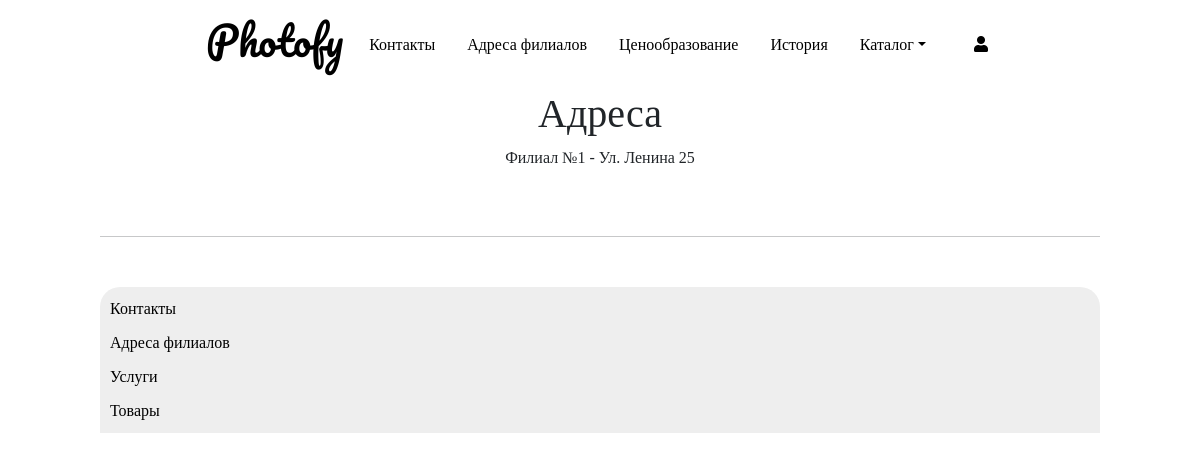
/home/adresses/, run on an earlier commit of the app's database.
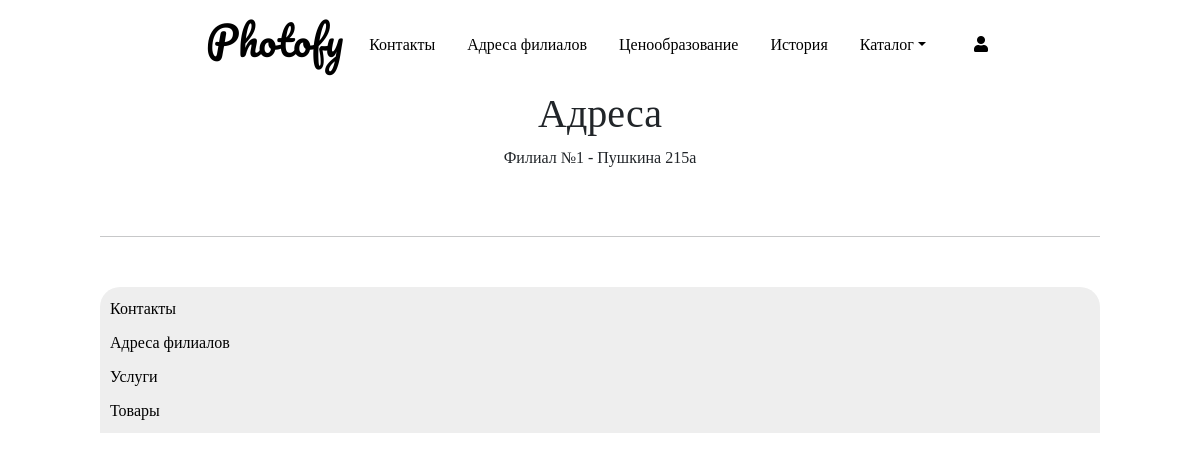
And on a later commit of the database.
### module1/models.py (models this page shows, shortened)
class Facility_type(models.Model):
    title = models.CharField(verbose_name=_("title"), help_text=_("Required"), max_length=255)
    adress = models.CharField(verbose_name=_("adress"), help_text=_("Required"), max_length=255)
    working_places = models.IntegerField()
    class Meta:
        verbose_name = 'Филиалы и киоски'
        verbose_name_plural = 'Филиалы и киоски'

### module1/views.py (the view)
# urls.py: path('adresses/', Adresses, name='adresses'),
def Adresses(request):
    facilities = Facility_type.objects.all()
    return render(request, 'adresses.html', {'adresses':facilities})

### templates/adresses.html
{% extends 'base.html' %}
{% load static %}
{% block content %}
<div class="container-fluid">
    <div class="row">
        <div class="col-md-12 d-flex align-items-center justify-content-center">
           <h1>Адреса</b>
        </div>
    </div>
    {% for facility in adresses %}
    <div class="row">
        <div class="col-md-12 d-flex align-items-center justify-content-center">
           <p>{{facility.title}} - {{facility.adress}}<p>
        </div>
    </div>
    {% endfor %}
</div>
{% endblock content %}

What changed in the data, as far as the page shows it:
changed Facility_type "Филиал №1": adress "Ул. Ленина 25" → "Пушкина 215а"
